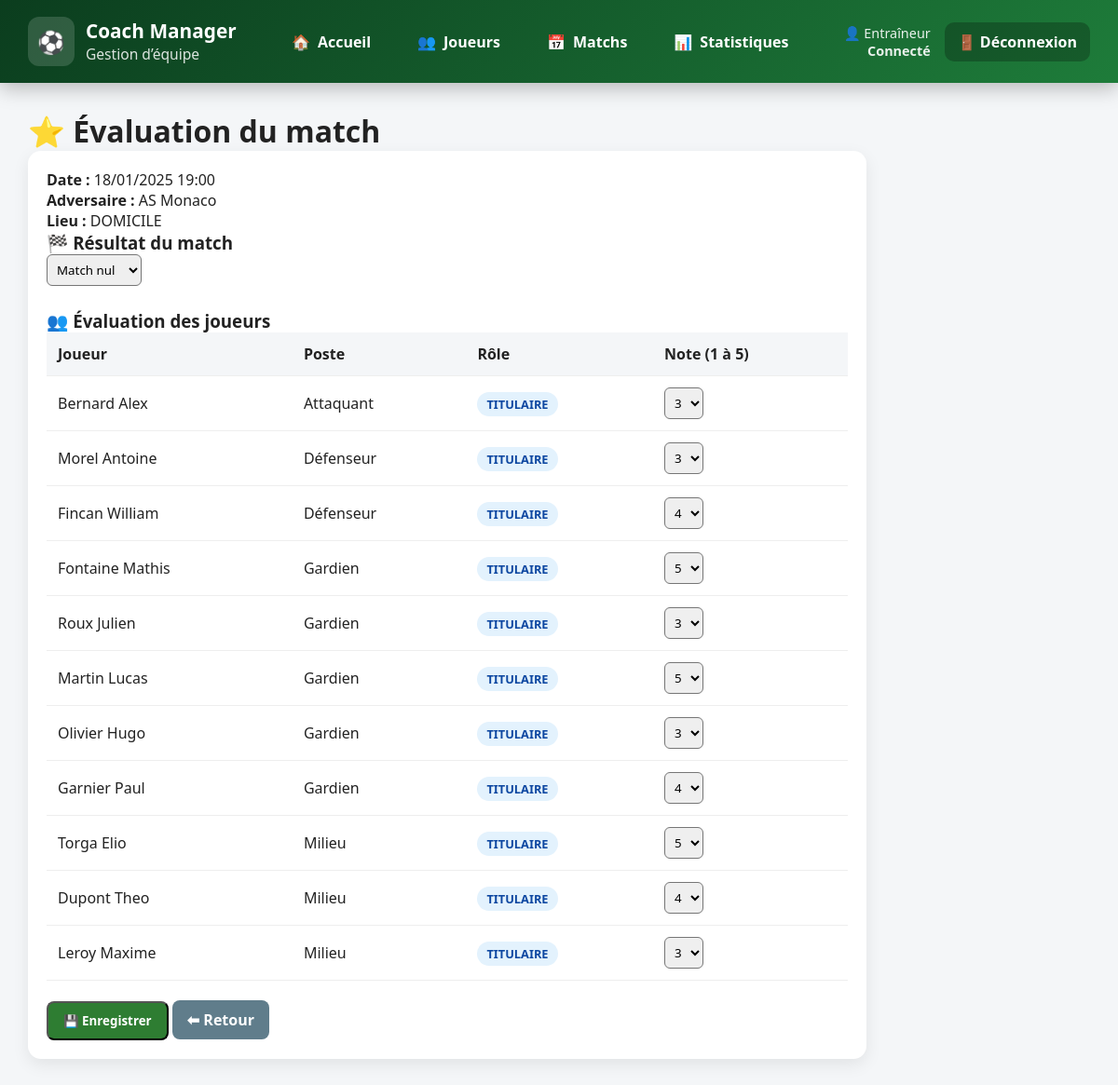
The page /feuille_match/evaluation.php?id_match=2 (signed in) on the database its author committed.
### tables this page shows
CREATE TABLE matchs (
    id_match INT AUTO_INCREMENT PRIMARY KEY,
    date_heure DATETIME NOT NULL,
    adversaire VARCHAR(100) NOT NULL,
    lieu ENUM('DOMICILE','EXTERIEUR') NOT NULL,
    score_equipe INT,
    score_adverse INT,
    resultat ENUM('VICTOIRE','DEFAITE','NUL'),
    etat ENUM('A_PREPARER','PREPARE','JOUE') DEFAULT 'A_PREPARER'
);

CREATE TABLE participation (
    id_match INT NOT NULL,
    id_joueur INT NOT NULL,
    id_poste INT NOT NULL,
    role ENUM('TITULAIRE','REMPLACANT') NOT NULL,
    evaluation TINYINT,
    PRIMARY KEY (id_match, id_joueur),
    FOREIGN KEY (id_match) REFERENCES matchs(id_match) ON DELETE CASCADE,
    FOREIGN KEY (id_joueur) REFERENCES joueur(id_joueur) ON DELETE CASCADE,
    FOREIGN KEY (id_poste) REFERENCES poste(id_poste)
);

CREATE TABLE joueur (
    id_joueur INT AUTO_INCREMENT PRIMARY KEY,
    nom VARCHAR(50) NOT NULL,
    prenom VARCHAR(50) NOT NULL,
    num_licence VARCHAR(20) UNIQUE NOT NULL,
    date_naissance DATE,
    taille_cm INT,
    poids_kg DECIMAL(5,2),
    id_statut INT NOT NULL,
    FOREIGN KEY (id_statut) REFERENCES statut(id_statut)
);

CREATE TABLE poste (
    id_poste INT AUTO_INCREMENT PRIMARY KEY,
    code VARCHAR(10) UNIQUE NOT NULL,
    libelle VARCHAR(50) NOT NULL
);

### feuille_match/evaluation.php (the view, shortened to what this page needs)
<?php
require_once "../includes/config.php";
$id_match = (int) $_GET["id_match"];
$stmt = $gestion_sportive->prepare("
    SELECT date_heure, adversaire, lieu, resultat
    FROM matchs
    WHERE id_match = ?
");
$stmt->execute([$id_match]);
$match = $stmt->fetch(PDO::FETCH_ASSOC);
$stmt = $gestion_sportive->prepare("
    SELECT
        p.id_joueur,
        p.role,
        p.evaluation,
        j.nom,
        j.prenom,
        po.libelle AS poste
    FROM participation p
    JOIN joueur j ON j.id_joueur = p.id_joueur
    LEFT JOIN poste po ON po.id_poste = p.id_poste
    WHERE p.id_match = ?
    ORDER BY p.role DESC, po.libelle
");
$stmt->execute([$id_match]);
$participants = $stmt->fetchAll(PDO::FETCH_ASSOC);
include "../includes/header.php";
?>
<h1>⭐ Évaluation du match</h1>
<div class="card">
<p>
    <strong>Date :</strong> <?= date("d/m/Y H:i", strtotime($match["date_heure"])) ?><br>
    <strong>Adversaire :</strong> <?= htmlspecialchars($match["adversaire"]) ?><br>
    <strong>Lieu :</strong> <?= htmlspecialchars($match["lieu"]) ?>
</p>
<form method="post">
    <h3>🏁 Résultat du match</h3>
    <select name="resultat" required>
        <option value="NUL" <?= $match["resultat"] === "NUL" ? "selected" : "" ?>>Match nul</option>
    </select>
    <h3 style="margin-top:25px;">👥 Évaluation des joueurs</h3>
    <table>
        <tr>
            <th>Joueur</th>
            <th>Poste</th>
            <th>Rôle</th>
            <th>Note (1 à 5)</th>
        </tr>
        <?php foreach ($participants as $p): ?>
        <tr>
            <td><?= htmlspecialchars($p["nom"] . " " . $p["prenom"]) ?></td>
            <td><?= htmlspecialchars($p["poste"]) ?></td>
            <td>
                <span class="badge <?= $p["role"] === "TITULAIRE" ? "badge-titulaire" : "badge-remplacant" ?>">
                    <?= $p["role"] ?>
                </span>
            </td>
            <td>
                <select name="evaluation[<?= $p["id_joueur"] ?>]">
                    <?php for ($i = 1; $i <= 5; $i++): ?>
                        <option value="<?= $i ?>" <?= $p["evaluation"] == $i ? "selected" : "" ?>>
                            <?= $i ?>
                        </option>
                    <?php endfor; ?>
                </select>
            </td>
        </tr>
        <?php endforeach; ?>
    </table>
    <br>
    <button type="submit" class="btn btn-green">💾 Enregistrer</button>
    <a href="../matchs/liste_matchs.php" class="btn btn-grey">⬅ Retour</a>
</form>
</div>
<?php include "../includes/footer.php"; ?>

### includes/header.php (style rules this page uses)
* { box-sizing: border-box; margin: 0; padding: 0; font-family: "Segoe UI", Roboto, Arial, sans-serif; }
body { background-color: #f4f6f8; color: #222; }
a { text-decoration: none; color: inherit; }

### feuille_match/evaluation.php (style rules this page uses)
.card { background: #fff; padding: 20px; border-radius: 14px; box-shadow: 0 6px 18px rgba(0,0,0,0.08); max-width: 900px; }
table { width: 100%; border-collapse: collapse; }
th, td { padding: 12px; border-bottom: 1px solid #eee; }
th { background: #f4f6f8; text-align: left; }
select { padding: 6px; border-radius: 6px; }
.btn { padding: 10px 16px; border-radius: 8px; text-decoration: none; font-weight: bold; }
.btn-green { background: #2e7d32; color: #fff; }
.btn-grey { background: #607d8b; color: #fff; }
.badge { padding: 4px 10px; border-radius: 20px; font-size: 0.8em; font-weight: bold; }
.badge-titulaire { background: #e3f2fd; color: #0d47a1; }

### rows shown on the page
matchs: date_heure "18/01/2025 19:00", adversaire "AS Monaco", lieu "DOMICILE", resultat "Match nul"
participation: id_joueur.prenom "Bernard Alex", id_poste.libelle "Attaquant", role "TITULAIRE", evaluation+id_joueur "3"
participation: id_joueur.prenom "Morel Antoine", id_poste.libelle "Défenseur", role "TITULAIRE", evaluation+id_joueur "3"
participation: id_joueur.prenom "Fincan William", id_poste.libelle "Défenseur", role "TITULAIRE", evaluation+id_joueur "4"
participation: id_joueur.prenom "Fontaine Mathis", id_poste.libelle "Gardien", role "TITULAIRE", evaluation+id_joueur "5"
participation: id_joueur.prenom "Roux Julien", id_poste.libelle "Gardien", role "TITULAIRE", evaluation+id_joueur "3"
participation: id_joueur.prenom "Martin Lucas", id_poste.libelle "Gardien", role "TITULAIRE", evaluation+id_joueur "5"
participation: id_joueur.prenom "Olivier Hugo", id_poste.libelle "Gardien", role "TITULAIRE", evaluation+id_joueur "3"
participation: id_joueur.prenom "Garnier Paul", id_poste.libelle "Gardien", role "TITULAIRE", evaluation+id_joueur "4"
participation: id_joueur.prenom "Torga Elio", id_poste.libelle "Milieu", role "TITULAIRE", evaluation+id_joueur "5"
participation: id_joueur.prenom "Dupont Theo", id_poste.libelle "Milieu", role "TITULAIRE", evaluation+id_joueur "4"
participation: id_joueur.prenom "Leroy Maxime", id_poste.libelle "Milieu", role "TITULAIRE", evaluation+id_joueur "3"
